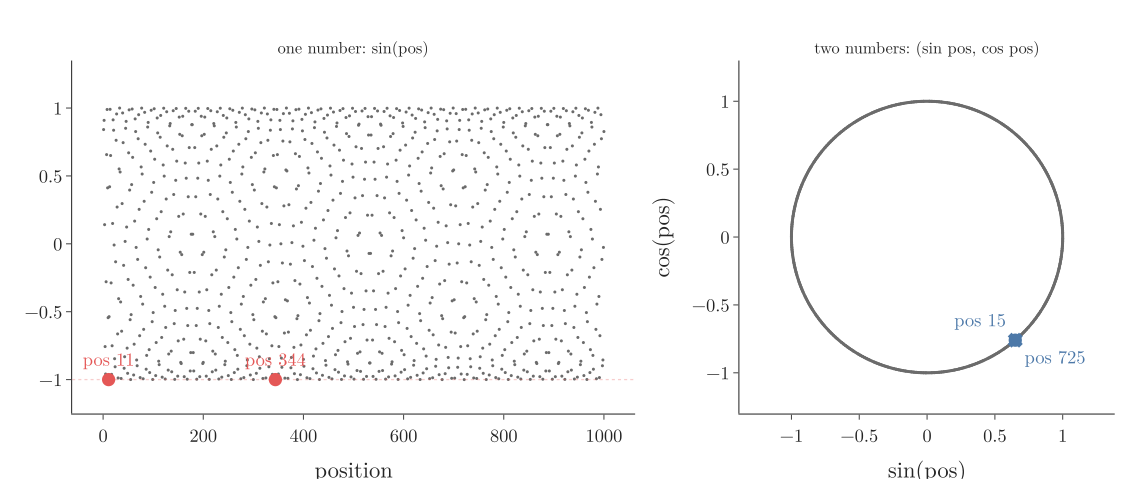

Here is the Python script that generated this plot:
"""Section 5: why one sine wave is not enough. Left: sin(pos) for positions 1 to 1,000; positions 11 and 344 land at
almost the same height. Right: the pair (sin pos, cos pos) puts every position on a circle; positions 15 and 725 land
almost on the same point. Pairs from data/closest_pairs.csv (Notebook). Plotly."""
from pathlib import Path
import numpy as np
import pandas as pd
import plotly.graph_objects as go
from plotly.subplots import make_subplots
from common import BLUE, RED, GREY, FONT

here = Path(__file__).parent
C = pd.read_csv(here.parent / "data" / "closest_pairs.csv")
a1, b1 = C.loc[0, ["pos_a", "pos_b"]].astype(int)
a2, b2 = C.loc[1, ["pos_a", "pos_b"]].astype(int)
assert (a1, b1, a2, b2) == (11, 344, 15, 725) and abs(np.sin(a1) - np.sin(b1)) < 2e-7
pos = np.arange(1, 1001)
fig = make_subplots(rows=1, cols=2, column_widths=[0.6, 0.4], horizontal_spacing=0.1,
                    subplot_titles=("one number: sin(pos)", "two numbers: (sin pos, cos pos)"))
fig.add_scatter(x=pos, y=np.sin(pos), mode="markers", marker=dict(size=3, color=GREY), showlegend=False, row=1, col=1)
fig.add_scatter(x=[a1, b1], y=np.sin([a1, b1]), mode="markers+text", text=[f"pos {a1}", f"pos {b1}"],
                textposition="top center", marker=dict(size=13, color=RED), showlegend=False, textfont=dict(color=RED), row=1, col=1)
fig.add_hline(y=np.sin(a1), line=dict(color=RED, dash="dot", width=1.5), row=1, col=1)
fig.update_xaxes(title="position", row=1, col=1)
fig.update_yaxes(range=[-1.25, 1.35], row=1, col=1)
fig.add_scatter(x=np.sin(pos), y=np.cos(pos), mode="markers", marker=dict(size=3, color=GREY), showlegend=False, row=1, col=2)
fig.add_scatter(x=np.sin([a2, b2]), y=np.cos([a2, b2]), mode="markers+text", text=[f"pos {a2}", f"pos {b2}"],
                textposition=["top left", "bottom right"], marker=dict(size=13, color=BLUE, symbol=["circle", "x"]),
                showlegend=False, textfont=dict(color=BLUE), row=1, col=2)
fig.update_xaxes(title="sin(pos)", range=[-1.3, 1.3], row=1, col=2)
fig.update_yaxes(title="cos(pos)", range=[-1.3, 1.3], scaleanchor="x2", row=1, col=2)
fig.update_layout(template="simple_white", width=1100, height=470, font=dict(FONT, size=18), margin=dict(l=60, r=20, t=50, b=60))
fig.write_image(here / "sine_collisions.png", scale=2)
fig.write_image(here / "sine_collisions.pdf")
